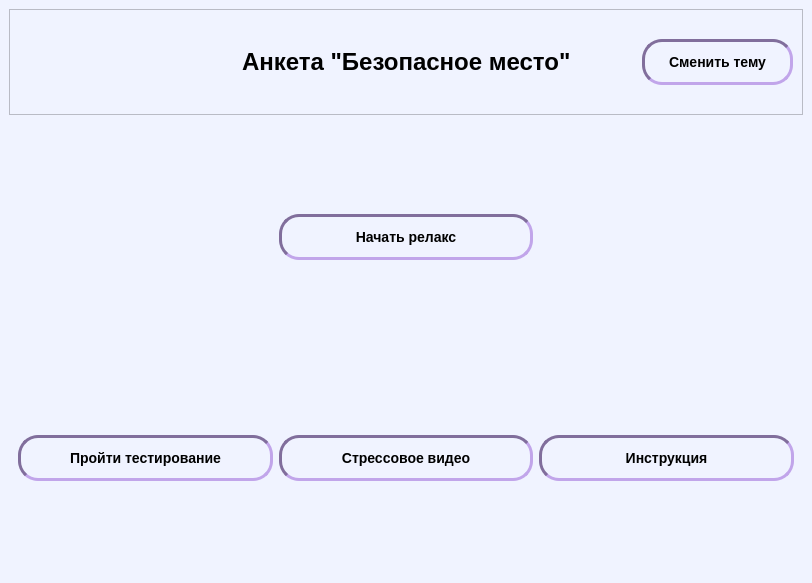
<?xml version="1.0" encoding="UTF-8"?>
<ui version="4.0">
 <class>MainWindow</class>
 <widget class="QMainWindow" name="MainWindow">
  <property name="geometry">
   <rect>
    <x>0</x>
    <y>0</y>
    <width>812</width>
    <height>583</height>
   </rect>
  </property>
  <property name="windowTitle">
   <string>MyRelax - Hub</string>
  </property>
  <property name="styleSheet">
   <string notr="true">#MainWindow *{
  background-color: #f0f3ff;
}

#centralwidget QLabel{
  color: #000000;
  font-size: 24px;
  font-weight: 800;
}

QPushButton{
  padding: 12px 24px;
  border-style: inset;
  border-width: 3px;
  border-radius: 20px;
  border-color: #816e9c;
  background: #f5f6fc;
  color: #000000;
  font-size: 14px;
  font-weight: 600;
  margin: 20px 0px;
}

</string>
  </property>
  <widget class="QWidget" name="centralwidget">
   <layout class="QGridLayout" name="gridLayout_2">
    <item row="1" column="0">
     <widget class="QStackedWidget" name="stackedWidget">
      <widget class="QWidget" name="page">
       <layout class="QVBoxLayout" name="verticalLayout">
        <item>
         <layout class="QGridLayout" name="gridLayout">
          <item row="3" column="1" alignment="Qt::AlignmentFlag::AlignVCenter">
           <widget class="QPushButton" name="stress_video_btn">
            <property name="text">
             <string>Стрессовое видео</string>
            </property>
           </widget>
          </item>
          <item row="3" column="0" alignment="Qt::AlignmentFlag::AlignVCenter">
           <widget class="QPushButton" name="testing_btn">
            <property name="text">
             <string>Пройти тестирование</string>
            </property>
           </widget>
          </item>
          <item row="3" column="2" alignment="Qt::AlignmentFlag::AlignVCenter">
           <widget class="QPushButton" name="instruction_btn">
            <property name="text">
             <string>Инструкция</string>
            </property>
           </widget>
          </item>
          <item row="0" column="1" alignment="Qt::AlignmentFlag::AlignVCenter">
           <widget class="QPushButton" name="start_btn">
            <property name="text">
             <string>Начать релакс</string>
            </property>
           </widget>
          </item>
         </layout>
        </item>
       </layout>
      </widget>
      <widget class="QWidget" name="page_2"/>
     </widget>
    </item>
    <item row="0" column="0">
     <widget class="QFrame" name="header_frame">
      <property name="frameShape">
       <enum>QFrame::Shape::StyledPanel</enum>
      </property>
      <property name="frameShadow">
       <enum>QFrame::Shadow::Raised</enum>
      </property>
      <layout class="QHBoxLayout" name="horizontalLayout">
       <item alignment="Qt::AlignmentFlag::AlignLeft">
        <widget class="QLabel" name="label_2">
         <property name="text">
          <string/>
         </property>
        </widget>
       </item>
       <item alignment="Qt::AlignmentFlag::AlignHCenter">
        <widget class="QLabel" name="main_label">
         <property name="text">
          <string>Анкета &quot;Безопасное место&quot;</string>
         </property>
        </widget>
       </item>
       <item alignment="Qt::AlignmentFlag::AlignRight">
        <widget class="QPushButton" name="change_theme_btn">
         <property name="minimumSize">
          <size>
           <width>0</width>
           <height>0</height>
          </size>
         </property>
         <property name="text">
          <string>Сменить тему</string>
         </property>
        </widget>
       </item>
      </layout>
     </widget>
    </item>
   </layout>
  </widget>
  <action name="open_file_action">
   <property name="text">
    <string>Открыть файл...</string>
   </property>
  </action>
  <action name="light_theme_action">
   <property name="checkable">
    <bool>true</bool>
   </property>
   <property name="enabled">
    <bool>true</bool>
   </property>
   <property name="text">
    <string>Светлая</string>
   </property>
  </action>
  <action name="dark_theme_action">
   <property name="checkable">
    <bool>true</bool>
   </property>
   <property name="checked">
    <bool>true</bool>
   </property>
   <property name="enabled">
    <bool>true</bool>
   </property>
   <property name="text">
    <string>Тёмная</string>
   </property>
  </action>
 </widget>
 <resources/>
 <connections/>
</ui>
